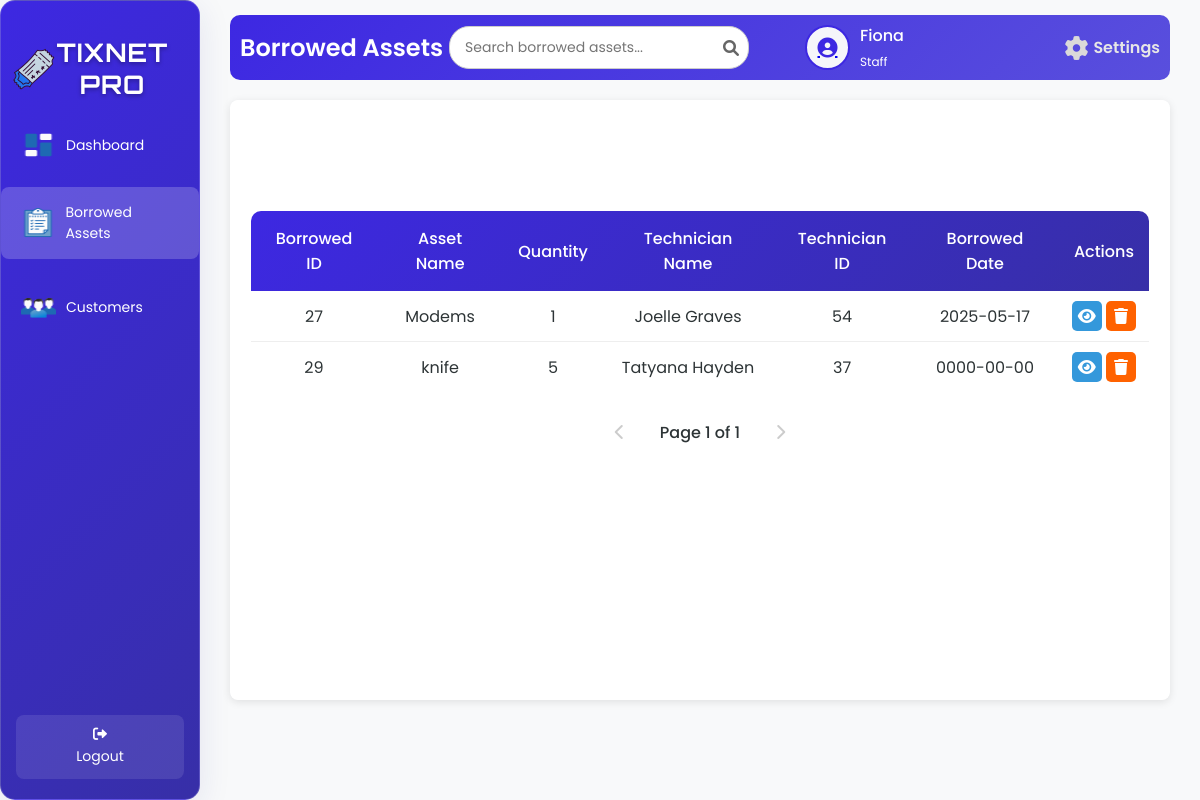
Page /techBorrowed.php (signed in) on the earlier database version.
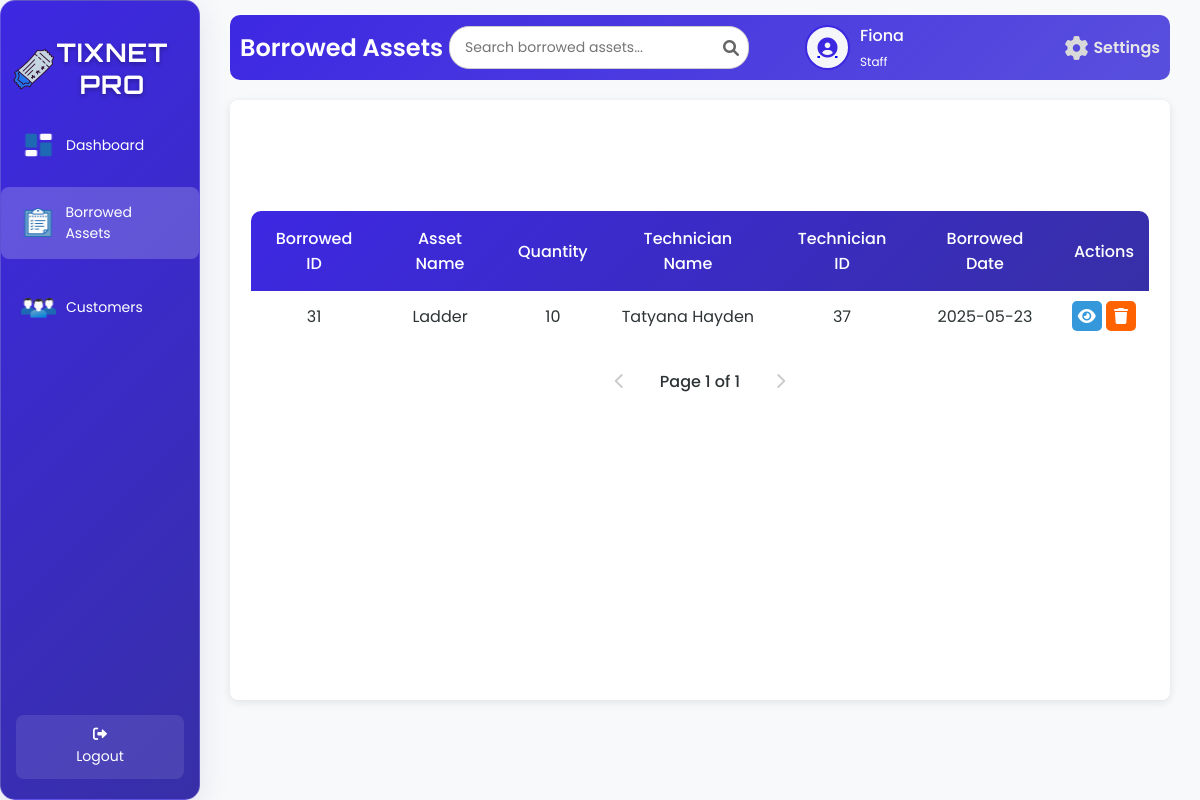
Same page on the later database version.
### tables this page shows
CREATE TABLE `tbl_borrowed` (
  `b_id` int(50) NOT NULL,
  `b_assets_name` varchar(100) NOT NULL,
  `b_quantity` int(50) NOT NULL,
  `b_technician_name` varchar(100) NOT NULL,
  `b_date` date NOT NULL,
  `b_technician_id` int(50) NOT NULL
);

### techBorrowed.php (the view, shortened to what the changed rows need)
<?php
include 'db.php';
$searchTerm = isset($_GET['search']) ? trim($_GET['search']) : '';
if ($conn) {
    $limit = 10;
    $page = isset($_GET['page']) ? max(1, (int)$_GET['page']) : 1;
    $countQuery = "SELECT COUNT(*) as total FROM tbl_borrowed";
    $stmtCount = $conn->prepare($countQuery);
    $stmtCount->execute();
    $countResult = $stmtCount->get_result();
    $totalRecords = $countResult->fetch_assoc()['total'];
    $totalPages = ceil($totalRecords / $limit) ?: 1;
    $page = min($page, $totalPages);
    $offset = ($page - 1) * $limit;
    $sqlBorrowed = "SELECT b_id, b_assets_name, b_quantity, b_technician_name, b_technician_id, b_date
                    FROM tbl_borrowed";
    $sqlBorrowed .= " LIMIT ? OFFSET ?";
    $stmt = $conn->prepare($sqlBorrowed);
    if ($searchTerm) {
        $stmt->bind_param("sssii", $searchLike, $searchLike, $searchLike, $limit, $offset);
    } else {
        $stmt->bind_param("ii", $limit, $offset);
    }
    $stmt->execute();
    $resultBorrowed = $stmt->get_result();
} else {
    echo "Database connection failed.";
    exit();
}
?>
<!DOCTYPE html>
<html lang="en">
<head>
    <link rel="stylesheet" href="techBorrowed.css">
    <link rel="stylesheet" href="https://cdnjs.cloudflare.com/ajax/libs/font-awesome/6.0.0-beta3/css/all.min.css">
</head>
<body>
<div class="wrapper">
    <div class="sidebar glass-container">
        <h2><img src="image/logo.png" alt="Tix Net Icon" class="sidebar-icon">TixNet Pro</h2>
    </div>
    <div class="container">
        <div class="upper">
            <h1>Borrowed Assets</h1>
        </div>
        <div class="table-box glass-container">
            <div class="borrowed">
                <table id="borrowedTable">
                    <thead>
                        <tr>
                            <th>Borrowed ID</th>
                            <th>Asset Name</th>
                            <th>Quantity</th>
                            <th>Technician Name</th>
                            <th>Technician ID</th>
                            <th>Borrowed Date</th>
                            <th>Actions</th>
                        </tr>
                    </thead>
                    <tbody id="tableBody">
                        <?php
                        if ($resultBorrowed && $resultBorrowed->num_rows > 0) {
                            while ($row = $resultBorrowed->fetch_assoc()) {
                                echo "<tr>
                                        <td>{$row['b_id']}</td>
                                        <td>" . htmlspecialchars($row['b_assets_name'] ?? 'N/A', ENT_QUOTES, 'UTF-8') . "</td>
                                        <td>" . htmlspecialchars($row['b_quantity'], ENT_QUOTES, 'UTF-8') . "</td>
                                        <td>" . htmlspecialchars($row['b_technician_name'], ENT_QUOTES, 'UTF-8') . "</td>
                                        <td>" . htmlspecialchars($row['b_technician_id'], ENT_QUOTES, 'UTF-8') . "</td>
                                        <td>" . htmlspecialchars($row['b_date'], ENT_QUOTES, 'UTF-8') . "</td>
                                        <td>
                                            <a class='view-btn' onclick=\"showViewModal('{$row['b_id']}', '" . htmlspecialchars($row['b_assets_name'] ?? 'N/A', ENT_QUOTES, 'UTF-8') . "', '" . htmlspecialchars($row['b_quantity'], ENT_QUOTES, 'UTF-8') . "', '" . htmlspecialchars($row['b_technician_name'], ENT_QUOTES, 'UTF-8') . "', '" . htmlspecialchars($row['b_technician_id'], ENT_QUOTES, 'UTF-8') . "', '" . htmlspecialchars($row['b_date'], ENT_QUOTES, 'UTF-8') . "')\" title='View'><i class='fas fa-eye'></i></a>
                                            <a class='delete-btn' onclick=\"showDeleteModal('{$row['b_id']}', '" . htmlspecialchars($row['b_assets_name'] ?? 'Unknown Asset', ENT_QUOTES, 'UTF-8') . "')\" title='Delete'><i class='fas fa-trash'></i></a>
                                        </td>
                                      </tr>";
                            }
                        } else {
                            echo "<tr><td colspan='7'>No borrowed assets found.</td></tr>";
                        }
                        ?>
                    </tbody>
                </table>
            </div>
        </div>
    </div>
</div>
</body>
</html>

Differences in the rows shown:
removed tbl_borrowed: b_id "27", b_assets_name "Modems", b_quantity "1", b_technician_name "Joelle Graves", b_technician "54", b_date "2025-05-17"
removed tbl_borrowed: b_id "29", b_assets_name "knife", b_quantity "5", b_technician_name "Tatyana Hayden", b_technician "37", b_date "0000-00-00"
added tbl_borrowed: b_id "31", b_assets_name "Ladder", b_quantity "10", b_technician_name "Tatyana Hayden", b_technician "37", b_date "2025-05-23"
